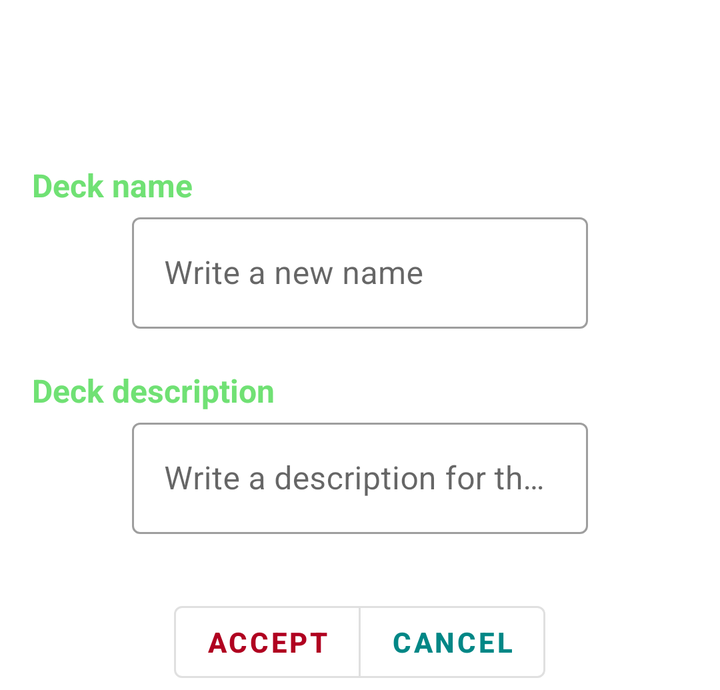
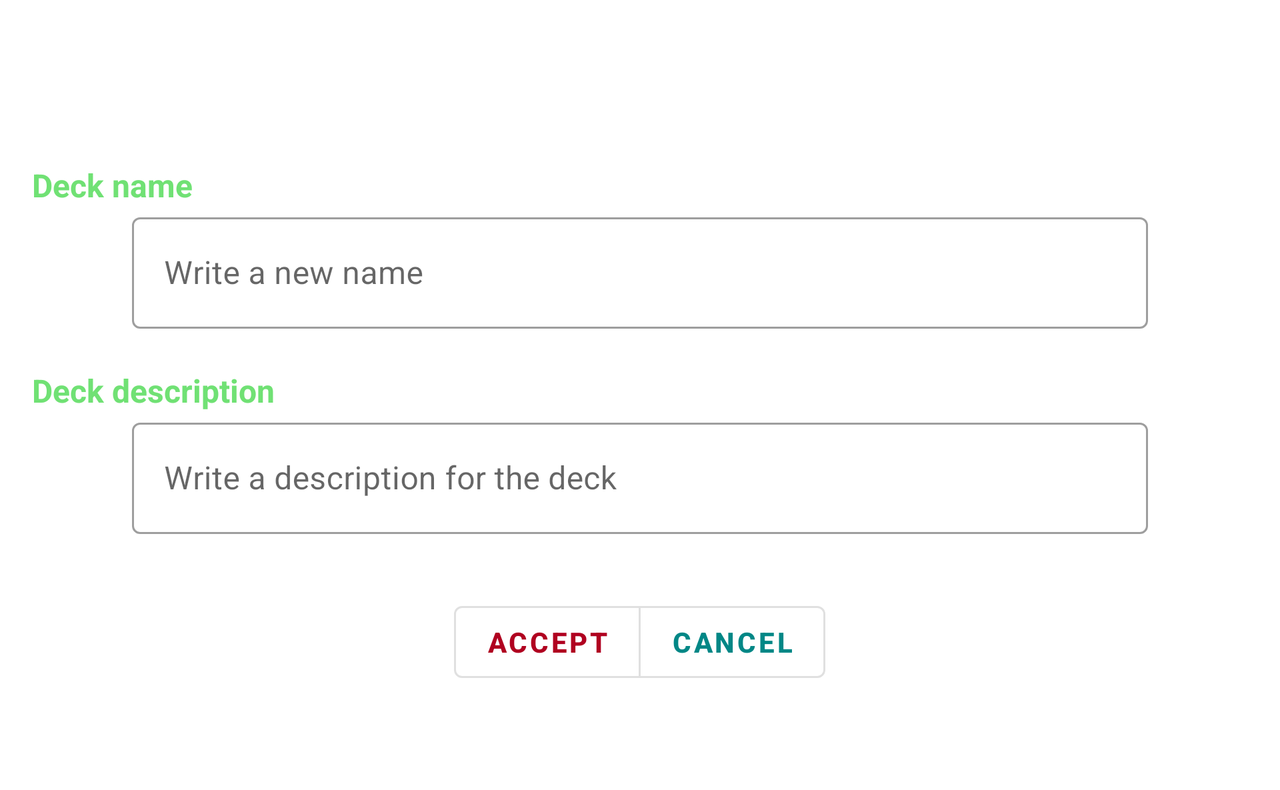

One screen, two layout resources from the same app: the default and the repository's alternative for another configuration. Each is rendered where Android would select it; the XML of both is given below.
<!-- AndroidManifest.xml: application theme Theme.Cards -->
<!-- res/layout/fragment_deck_edit.xml -->
<layout xmlns:android="http://schemas.android.com/apk/res/android">

    <data>
        <import type="android.view.View"/>

        <variable
            name="deck"
            type="eps.uam.es.dadm.cards.Deck" />
    </data>

    <LinearLayout
        android:layout_width="match_parent"
        android:layout_height="wrap_content"
        android:paddingLeft="16dp"
        android:paddingRight="16dp"
        android:orientation="vertical">

        <TextView
            android:id="@+id/deck_id"
            android:layout_width="match_parent"
            android:layout_height="wrap_content"
            android:gravity="center"
            android:textColor="@color/primary_app"
            android:layout_marginTop="20dp"
            android:textSize="16sp"
            android:textStyle="bold"
            android:paddingBottom="20dp"
            android:text="@{deck.deckIdToString()}" />

        <TextView
            android:id="@+id/deck_name"
            android:layout_width="match_parent"
            android:layout_height="wrap_content"
            android:layout_marginTop="20dp"
            android:layout_below="@id/deck_id"
            android:textColor="@color/primary_app"
            android:textSize="16sp"
            android:textStyle="bold"
            android:text="@string/deck_name" />

        <com.google.android.material.textfield.TextInputLayout
            android:layout_width="match_parent"
            android:layout_height="wrap_content"
            android:layout_below="@id/deck_name"
            android:hint="@string/deck_name_hint"
            android:layout_marginHorizontal="50dp"
            style="@style/Widget.MaterialComponents.TextInputLayout.OutlinedBox">

            <com.google.android.material.textfield.TextInputEditText
                android:id="@+id/nameEditText"
                android:text="@{deck.name}"
                android:layout_width="match_parent"
                android:layout_height="wrap_content"/>

        </com.google.android.material.textfield.TextInputLayout>

        <TextView
            android:id="@+id/deck_description"
            android:layout_marginTop="20dp"
            android:layout_below="@id/nameEditText"
            android:layout_width="match_parent"
            android:layout_height="wrap_content"
            android:textColor="@color/primary_app"
            android:textSize="16sp"
            android:textStyle="bold"
            android:text="@string/deck_description" />

        <com.google.android.material.textfield.TextInputLayout
            android:layout_width="match_parent"
            android:layout_height="wrap_content"
            android:hint="@string/deck_description_hint"
            android:layout_below="@id/deck_description"
            android:layout_marginHorizontal="50dp"
            style="@style/Widget.MaterialComponents.TextInputLayout.OutlinedBox">

            <com.google.android.material.textfield.TextInputEditText
                android:id="@+id/descriptionEditText"
                android:text="@{deck.description}"
                android:layout_width="match_parent"
                android:layout_height="wrap_content"/>

        </com.google.android.material.textfield.TextInputLayout>

        <com.google.android.material.button.MaterialButtonToggleGroup
            android:id="@+id/deck_edit_buttons"
            android:layout_width="match_parent"
            android:layout_height="wrap_content"
            android:layout_below="@id/descriptionEditText"
            android:layout_marginTop="30dp"
            android:gravity="center">

            <Button
                android:id="@+id/acceptDeck"
                style="@style/Widget.MaterialComponents.Button.OutlinedButton"
                android:layout_width="wrap_content"
                android:layout_height="wrap_content"
                android:textColor="@color/design_default_color_error"
                android:textStyle="bold"
                android:text="@string/accept_card_edit_button_title" />

            <Button
                android:id="@+id/cancelDeck"
                style="@style/Widget.MaterialComponents.Button.OutlinedButton"
                android:layout_width="wrap_content"
                android:layout_height="wrap_content"
                android:textColor="@color/teal_700"
                android:textStyle="bold"
                android:text="@string/cancel_card_edit_button_title" />

        </com.google.android.material.button.MaterialButtonToggleGroup>

    </LinearLayout>
</layout>
<!-- resources referenced by this layout -->
<resources>
  <color name="primary_app">#70E174</color>
  <color name="teal_700">#FF018786</color>
  <string name="accept_card_edit_button_title">ACCEPT</string>
  <string name="cancel_card_edit_button_title">CANCEL</string>
  <string name="deck_description">Deck description</string>
  <string name="deck_description_hint">Write a description for the deck</string>
  <string name="deck_name">Deck name</string>
  <string name="deck_name_hint">Write a new name</string>
  <style name="Theme.Cards" parent="Theme.MaterialComponents.DayNight.DarkActionBar">
          <item name="colorPrimary">@color/primary_app</item>
          <item name="colorOnPrimary">@color/white</item>
      </style>
  <color name="white">#FFFFFFFF</color>
</resources>
<!-- res/layout-land/fragment_deck_edit.xml (the repository's variant of the layout above) -->
<!-- drawn on the phone turned sideways -->
<layout xmlns:android="http://schemas.android.com/apk/res/android">

    <data>
        <import type="android.view.View"/>

        <variable
            name="deck"
            type="eps.uam.es.dadm.cards.Deck" />
    </data>

    <ScrollView
        android:layout_width="match_parent"
        android:layout_height="match_parent">

        <LinearLayout
            android:layout_width="match_parent"
            android:layout_height="wrap_content"
            android:paddingLeft="16dp"
            android:paddingRight="16dp"
            android:orientation="vertical">

            <TextView
                android:id="@+id/deck_id"
                android:layout_width="match_parent"
                android:layout_height="wrap_content"
                android:gravity="center"
                android:textColor="@color/primary_app"
                android:layout_marginTop="20dp"
                android:textSize="16sp"
                android:textStyle="bold"
                android:paddingBottom="20dp"
                android:text="@{deck.deckIdToString()}" />

            <TextView
                android:id="@+id/deck_name"
                android:layout_width="match_parent"
                android:layout_height="wrap_content"
                android:layout_marginTop="20dp"
                android:layout_below="@id/deck_id"
                android:textColor="@color/primary_app"
                android:textSize="16sp"
                android:textStyle="bold"
                android:text="@string/deck_name" />

            <com.google.android.material.textfield.TextInputLayout
                android:layout_width="match_parent"
                android:layout_height="wrap_content"
                android:layout_below="@id/deck_name"
                android:hint="@string/deck_name_hint"
                android:layout_marginHorizontal="50dp"
                style="@style/Widget.MaterialComponents.TextInputLayout.OutlinedBox">

                <com.google.android.material.textfield.TextInputEditText
                    android:id="@+id/nameEditText"
                    android:text="@{deck.name}"
                    android:layout_width="match_parent"
                    android:layout_height="wrap_content"/>

            </com.google.android.material.textfield.TextInputLayout>

            <TextView
                android:id="@+id/deck_description"
                android:layout_marginTop="20dp"
                android:layout_below="@id/nameEditText"
                android:layout_width="match_parent"
                android:layout_height="wrap_content"
                android:textColor="@color/primary_app"
                android:textSize="16sp"
                android:textStyle="bold"
                android:text="@string/deck_description" />

            <com.google.android.material.textfield.TextInputLayout
                android:layout_width="match_parent"
                android:layout_height="wrap_content"
                android:hint="@string/deck_description_hint"
                android:layout_below="@id/deck_description"
                android:layout_marginHorizontal="50dp"
                style="@style/Widget.MaterialComponents.TextInputLayout.OutlinedBox">

                <com.google.android.material.textfield.TextInputEditText
                    android:id="@+id/descriptionEditText"
                    android:text="@{deck.description}"
                    android:layout_width="match_parent"
                    android:layout_height="wrap_content"/>

            </com.google.android.material.textfield.TextInputLayout>

            <com.google.android.material.button.MaterialButtonToggleGroup
                android:id="@+id/deck_edit_buttons"
                android:layout_width="match_parent"
                android:layout_height="wrap_content"
                android:layout_below="@id/descriptionEditText"
                android:layout_marginTop="30dp"
                android:layout_marginBottom="50dp"
                android:gravity="center">

                <Button
                    android:id="@+id/acceptDeck"
                    style="@style/Widget.MaterialComponents.Button.OutlinedButton"
                    android:layout_width="wrap_content"
                    android:layout_height="wrap_content"
                    android:textColor="@color/design_default_color_error"
                    android:textStyle="bold"
                    android:text="@string/accept_card_edit_button_title" />

                <Button
                    android:id="@+id/cancelDeck"
                    style="@style/Widget.MaterialComponents.Button.OutlinedButton"
                    android:layout_width="wrap_content"
                    android:layout_height="wrap_content"
                    android:textColor="@color/teal_700"
                    android:textStyle="bold"
                    android:text="@string/cancel_card_edit_button_title" />

            </com.google.android.material.button.MaterialButtonToggleGroup>

        </LinearLayout>
    </ScrollView>
</layout>
